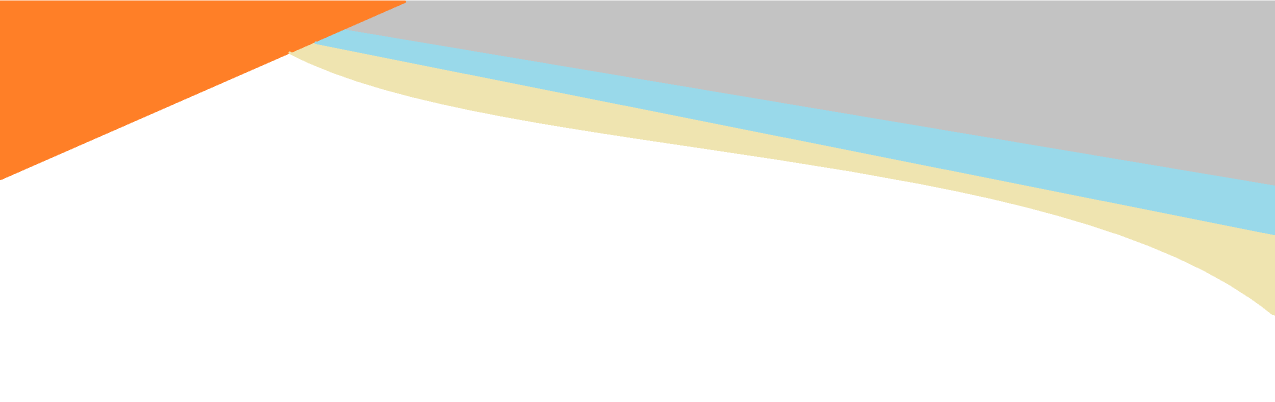
#> input picture assets/Img/img.png, 2549 x 804 px, found by its file name (shown at 1/2 size)
$ jupyter execute --allow-errors Generate_PDF.ipynb
#> lines starting #> are read from the running program, lines starting #| are printed output that depends on the picture
[cell 1]
from datetime import datetime
import time
x = datetime.now()
file_name = str(x.date())+'_'+str(x.strftime("%X").replace(':','-'))
file_name

[cell 2]
from PIL import Image, ImageDraw, ImageFont
def CreateTitle():
    filename1 = 'assets/Img/img.png'
    bg = Image.open(filename1, 'r')
#> bg is the input picture: PIL image 2549x804 RGBA; mean R, G, B, A 236, 230.2, 221.9, 255
    w, h = bg.size
#> w = 2549; h = 804
    text = 'Covid-19 Analysis Report'
    date = str(x.date())
    time = str(x.strftime("%X"))
    font0 = ImageFont.truetype(r'C:\Windows\Fonts\arial.ttf', 80)
    font = ImageFont.truetype(r'C:\Windows\Fonts\arial.ttf', 40)
    ImageDraw.Draw(bg).text( (w/2-400,20),   text, (0,0,139), font = font0 )   #(255,69,0)
    ImageDraw.Draw(bg).text( (2300, 30),   date, (0,0,0), font = font )
    ImageDraw.Draw(bg).text( (2300, 90),   time, (0,0,0), font = font )
    bg.show()
    bg.save("Images/title.png", format="png")
CreateTitle()

[cell 3]
from PIL import Image, ImageOps

# Open image
im = Image.open('Images/title.png')

# Add border and save
bordered = ImageOps.expand(im, border=2, fill=(0,0,0))
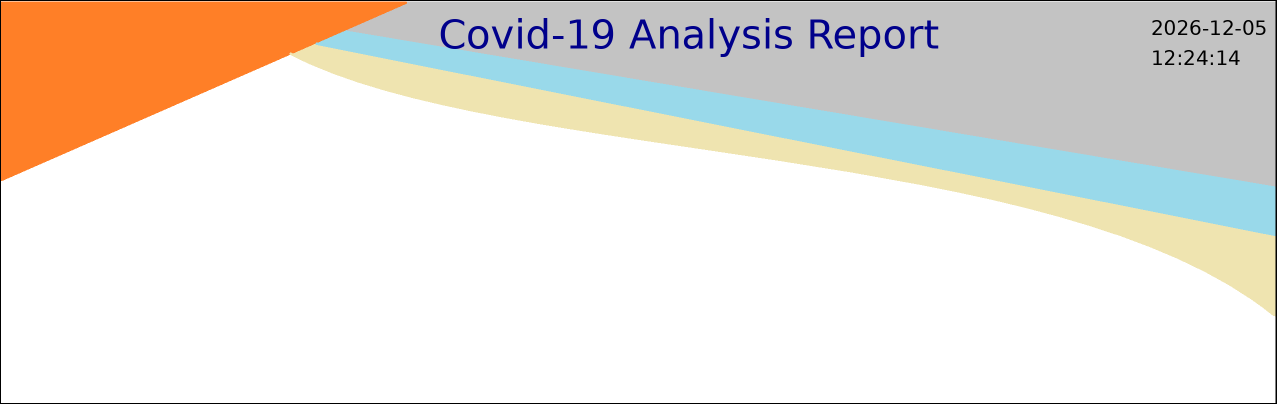
#> bordered: PIL image 2553x808 RGBA (shown at 1/2 size); mean R, G, B, A 232.6, 226.9, 219.7, 255

# bordered.save('result.png')
bordered.show()

[cell 4]
# Python libraries
from fpdf import FPDF
from datetime import datetime, timedelta
import os
from PIL import Image, ImageDraw, ImageFont, ImageOps
from datetime import datetime

WIDTH = 210
HEIGHT = 297

def CreateTitle():
    filename1 = 'assets/Img/img.png'
    bg = Image.open(filename1, 'r')
    w, h = bg.size
    text = 'Covid-19 Analysis Report'
    x = datetime.now()
    date = str(x.date())
    time = str(x.strftime("%X"))
    font0 = ImageFont.truetype(r'C:\Windows\Fonts\arial.ttf', 80)
    font = ImageFont.truetype(r'C:\Windows\Fonts\arial.ttf', 40)
    ImageDraw.Draw(bg).text( (w/2-400,20),   text, (0,0,139), font = font0 )   #(255,69,0)
    ImageDraw.Draw(bg).text( (2300, 30),   date, (0,0,0), font = font )
    ImageDraw.Draw(bg).text( (2300, 90),   time, (0,0,0), font = font )
    #bg.show()
    bg.save("Images/title.png", format="png")

def create_analytics_report(filename):
    pdf = FPDF() # A4 (210 by 297 mm)

    ''' First Page '''
    pdf.add_page()
    CreateTitle()
    pdf.image("Images/title.png", 0, 0, WIDTH)

    im = Image.open('Images/fig1.jpeg')
    # Add border and save
    bordered = ImageOps.expand(im, border=2, fill=(0,0,0))
    bordered.save("Images/fig1.jpeg")

    pdf.image("Images/fig1.jpeg",30,50,150,80)

    im = Image.open('Images/fig2.jpeg')
    # Add border and save
    bordered = ImageOps.expand(im, border=2, fill=(0,0,0))
    bordered.save("Images/fig2.jpeg")
    pdf.image("Images/fig2.jpeg",30,150,150,80)

    ''' Second Page '''
    pdf.add_page()
    im = Image.open('Images/fig3.jpeg')
    # Add border and save
    bordered = ImageOps.expand(im, border=2, fill=(0,0,0))
    bordered.save("Images/fig3.jpeg")

    pdf.image("Images/fig3.jpeg",30,50,150,80)

    im = Image.open('Images/fig4.jpeg')
    # Add border and save
    bordered = ImageOps.expand(im, border=2, fill=(0,0,0))
    bordered.save("Images/fig4.jpeg")
    pdf.image("Images/fig4.jpeg",30,150,150,80)

    ''' Third Page '''
    pdf.add_page()
    im = Image.open('Images/fig5.jpeg')
    # Add border and save
    bordered = ImageOps.expand(im, border=2, fill=(0,0,0))
    bordered.save("Images/fig5.jpeg")

    pdf.image("Images/fig5.jpeg",30,50,150,80)

    im = Image.open('Images/fig6.jpeg')
    # Add border and save
    bordered = ImageOps.expand(im, border=2, fill=(0,0,0))
    bordered.save("Images/fig6.jpeg")
    pdf.image("Images/fig6.jpeg",30,150,150,80)

    ''' Forth Page '''
    pdf.add_page()
    im = Image.open('Images/fig7.jpeg')
    # Add border and save
    bordered = ImageOps.expand(im, border=2, fill=(0,0,0))
    bordered.save("Images/fig7.jpeg")

    pdf.image("Images/fig7.jpeg",30,20,150,80)

    im = Image.open('Images/fig8.jpeg')
    # Add border and save
    bordered = ImageOps.expand(im, border=2, fill=(0,0,0))
    bordered.save("Images/fig8.jpeg")
    pdf.image("Images/fig8.jpeg",30,110,150,80)

    im = Image.open('Images/fig9.jpeg')
    # Add border and save
    bordered = ImageOps.expand(im, border=2, fill=(0,0,0))
    bordered.save("Images/fig9.jpeg")
    pdf.image("Images/fig9.jpeg",30,200,150,80)

    pdf.output(filename, 'F')


if __name__ == '__main__':
    filename="report1.pdf"
    create_analytics_report(filename)
#> (the call stopped at in create_analytics_report, `pdf = FPDF()`: fpdf is not available in this run)

[cell 5]
from PIL import ImageDraw
from PIL import Image, ImageDraw, ImageFont
from glob import glob
import os
from urllib.request import urlopen

filename1 = 'assets/Img/img.png'
bg = Image.open(filename1, 'r')
w, h = bg.size
#> w = 2549; h = 804
print(w,h)
#| 2549 804
text = 'Covid-19 Analysis Report'
date = str(x.date())
time = str(x.strftime("%X"))
#> (the rest of this cell did not finish here and is left out)
